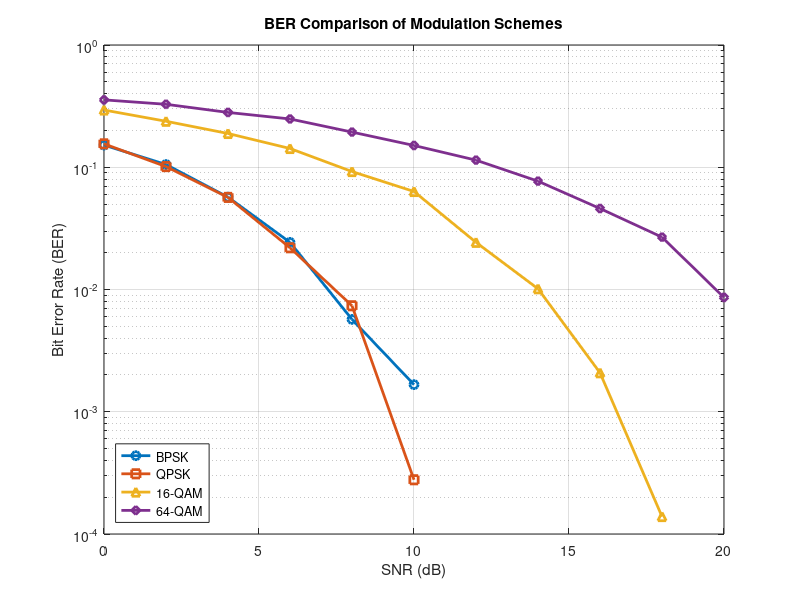

This chart was generated by the following MATLAB code:
clc; close all; clear all;

SNR_dB_range = 0:2:20;
numSNR = length(SNR_dB_range);
numBits = 7200;

ber_bpsk = zeros(1, numSNR);
ber_qpsk = zeros(1, numSNR);
ber_16qam = zeros(1, numSNR);
ber_64qam = zeros(1, numSNR);

% BPSK
data = randi([0 1], 1, numBits);
symbols = 2 * data - 1;

for i = 1:numSNR
    rx = awgn(symbols, SNR_dB_range(i), 'measured');
    rxBits = double(rx > 0);
    ber_bpsk(i) = sum(rxBits ~= data) / numBits;
end

% QPSK (4-QAM)
data = randi([0 1], 1, numBits);
data_NRZ = 2 * data - 1;
s_p_data = reshape(data_NRZ, 2, []);
symbols = (s_p_data(1,:) + 1i * s_p_data(2,:)) / sqrt(2);

for i = 1:numSNR
    rx = awgn(symbols, SNR_dB_range(i), 'measured');
    rx_I = real(rx) > 0;
    rx_Q = imag(rx) > 0;
    rxBits = zeros(1, numBits);
    rxBits(1:2:end) = rx_I;
    rxBits(2:2:end) = rx_Q;
    ber_qpsk(i) = sum(rxBits ~= data) / numBits;
end

% 16-QAM
data = randi([0 1], 1, numBits);
bitGroups = reshape(data, 4, []).';
x = [-3 -1 3 1]; y = [3 1 -3 -1];
[X, Y] = meshgrid(x, y);
symMap = (X(:) + 1i*Y(:)) / sqrt(10);
decVals = bi2de(bitGroups, 'left-msb');
symbols = symMap(decVals + 1).';

for i = 1:numSNR
    rx = awgn(symbols, SNR_dB_range(i), 'measured');
    rxRep = repmat(rx.', 1, length(symMap));
    symRep = repmat(symMap.', length(rx), 1);
    dists = abs(rxRep - symRep);
    [~, minIdx] = min(dists, [], 2);
    rxBits = de2bi(minIdx - 1, 4, 'left-msb')';
    rxBits = rxBits(:).';
    ber_16qam(i) = sum(rxBits ~= data) / numBits;
end

% 64-QAM
data = randi([0 1], 1, numBits);
bitGroups = reshape(data, 6, []).';
i_gray = [-7 -5 -1 -3 7 5 1 3];
q_gray = [7 5 1 3 -7 -5 -1 -3];
[X, Y] = meshgrid(i_gray, q_gray);
symMap = (X(:) + 1i*Y(:)) / sqrt(42);
decVals = bi2de(bitGroups, 'left-msb');
symbols = symMap(decVals + 1).';

for i = 1:numSNR
    rx = awgn(symbols, SNR_dB_range(i), 'measured');
    rxRep = repmat(rx.', 1, length(symMap));
    symRep = repmat(symMap.', length(rx), 1);
    dists = abs(rxRep - symRep);
    [~, minIdx] = min(dists, [], 2);
    rxBits = de2bi(minIdx - 1, 6, 'left-msb')';
    rxBits = rxBits(:).';
    ber_64qam(i) = sum(rxBits ~= data) / numBits;
end

% Results
fprintf('\n--- BER Comparison ---\n');
fprintf('%6s | %10s | %10s | %10s | %10s\n', 'SNR(dB)', 'BPSK', 'QPSK', '16QAM', '64QAM');
fprintf(repmat('-',1,60)); fprintf('\n');
for i = 1:numSNR
    fprintf('%6d | %10.5f | %10.5f | %10.5f | %10.5f\n', ...
        SNR_dB_range(i), ber_bpsk(i), ber_qpsk(i), ber_16qam(i), ber_64qam(i));
end

% Plot
figure;
semilogy(SNR_dB_range, ber_bpsk, '-o', 'LineWidth', 2); hold on;
semilogy(SNR_dB_range, ber_qpsk, '-s', 'LineWidth', 2);
semilogy(SNR_dB_range, ber_16qam, '-^', 'LineWidth', 2);
semilogy(SNR_dB_range, ber_64qam, '-d', 'LineWidth', 2);
grid on;
xlabel('SNR (dB)'); ylabel('Bit Error Rate (BER)');
title('BER Comparison of Modulation Schemes');
legend('BPSK', 'QPSK', '16-QAM', '64-QAM', 'Location', 'southwest');
